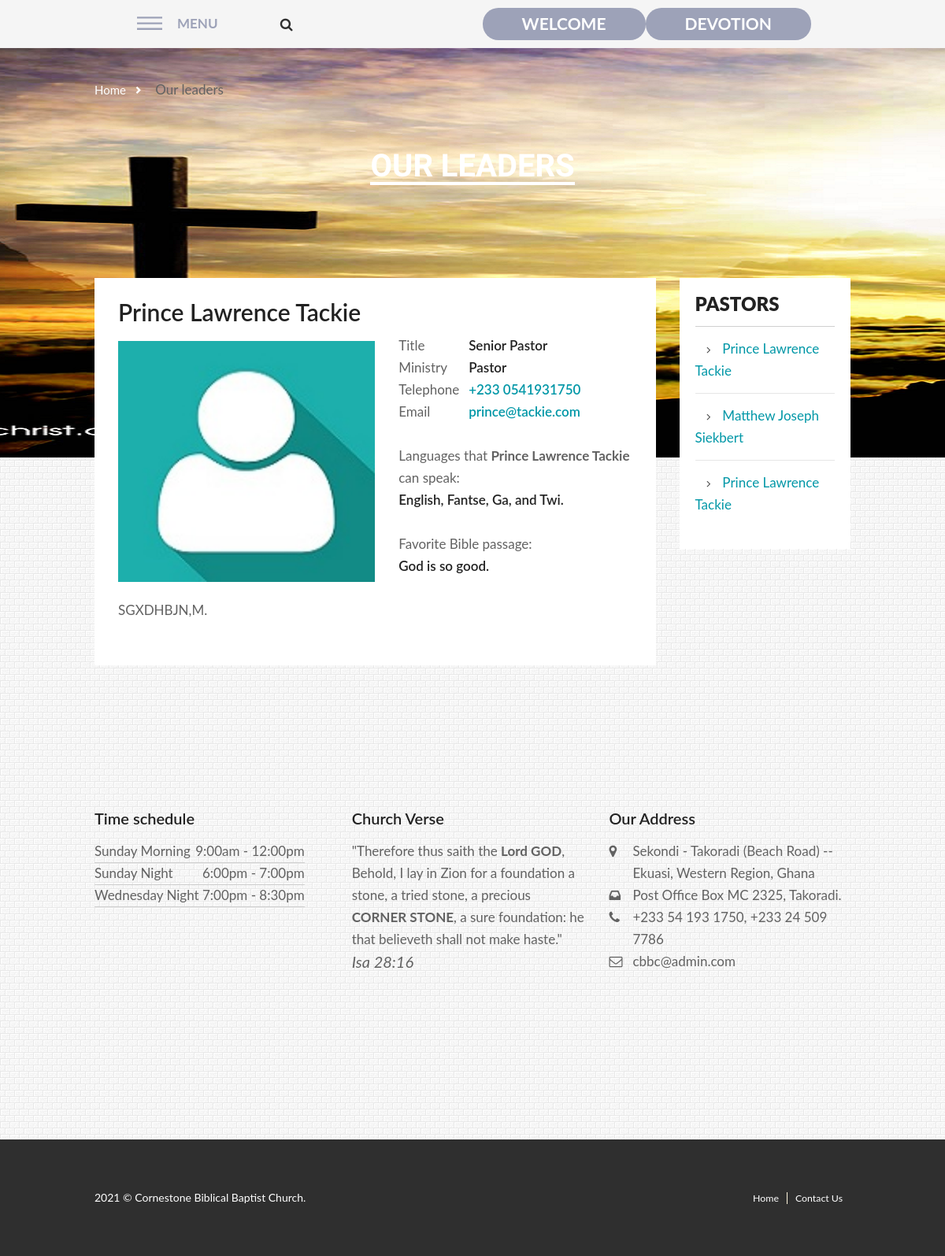
Screenshot of /3/ with the database file from the repository.
### home/models.py (models this page shows, shortened)
class Pastor(models.Model):
    date_posted = models.DateTimeField(auto_now_add=True)
    name = models.CharField(max_length=100)
    role = models.CharField(max_length=100)
    ministry = models.CharField(max_length=100)
    languages = models.CharField(max_length=100)
    fav_verse = models.CharField(max_length=300)
    background = models.TextField()
    phone = models.CharField(max_length=50)
    email = models.EmailField(max_length=254)
    img_url = models.CharField(max_length=100)

### home/views.py (the view)
# urls.py: url(r'^(?P<pastor_id>[0-9]+)/$', views.pastor, name='pastor')
def pastor(request, pastor_id):
	pastors = get_object_or_404(Pastor, pk=pastor_id)
	pastor = Pastor.objects.order_by('id')[:3]
	context = {
		'pastors' : pastors,
		'pastor' : pastor,
		'title' : 'Our leaders',
	}
	return render(request, 'pastors.html', context)

### home/templates/pastors.html
{% extends "base.html" %}
{% load static %}
{% block body %}<body class="bg-white_brick_wall">{% endblock %}
{% block content %}
<main class="main main--subpage main--default">
        <nav class="breadcrumbs">
          <div class="container">
            <ul>
              <li class="breadcrumbs__item"><a href="{% url 'home' %}" class="breadcrumbs__link">Home</a></li>
              <li class="breadcrumbs__item">{{title}}</li>
            </ul>
          </div>
        </nav>
        <header class="main__head">
          <h1 class="main__title">{{title}}</h1>
        </header>
        <div class="container">
          <div class="main__wrap">
         <div class="main__content">
              <div class="widget js-widget widget--card">
                <div class="widget__header">
                  <h2 class="widget__title js-widget-title">{{pastors.name | safe }}</h2>
                </div>
                <div class="widget__content">
                  <section class="member member--details">
                    <div class="member__row">
                      <figure class="member__photo"><img src="/static/media-demo/{{pastors.img_url}}.jpg" alt="" class="member__img"></figure>
                      <div class="member__info">
                        <dl class="dl-table">
                          <dt>Title</dt>
                          <dd>{{pastors.role}}</dd>
                          <dt>Ministry</dt>
                          <dd>{{pastors.ministry}}</dd>
                          <dt>Telephone</dt>
                          <dd><a>+233 {{pastors.phone | safe}}</a></dd>
                          <dt>Email</dt>
                          <dd><a>{{pastors.email | safe}}</a></dd>
                        </dl>
                        <dl class="dl-list">
                          <dt>Languages that <b>{{pastors.name | safe }}</b> can speak:</dt>
                          <dd>{{pastors.languages}}.</dd>
                          <dt>Favorite Bible passage:</dt>
                          <dd>{{pastors.fav_verse}}.</dd>
                        </dl>
                      </div>
                    </div>
                    <div class="member__descr">
                      {{pastors.background | safe }}
                    </div>
                  </section>
                </div>
              </div>
            </div>
             <aside class="sidebar">
              <div class="widget js-widget widget--sidebar">
                <div class="widget__header">
                  <h3 class="widget__title js-widget-title">Pastors</h3>
                </div>
                <div class="widget__content">
                  <ul class="list">
                  {% for item in pastor %}
                    <li class="list__item"><a href="{% url 'pastor' item.id %}" class="list__link">{{ item.name }}</a></li>
                  {% endfor %}
                  </ul>
                </div>
              </div>
            </aside>
          </div>
        </div>
      </main>
    {% endblock %}

### static/css/custom.css (style rules this page uses)
* { box-sizing:border-box; }
body { font-family:'Lato'; }
.container { max-width:960px; margin:0 auto; padding:2em 0 2em 0; }

### rows the page displays
Pastor: name "Prince Lawrence Tackie", img_url (placeholder picture), role "Senior Pastor", ministry "Pastor", phone "0541931750", email "prince@tackie.com", languages "English, Fantse, Ga, and Twi", fav_verse "God is so good", background "SGXDHBJN,M."
Pastor: name "Prince Lawrence Tackie"
Pastor: name "Matthew Joseph Siekbert"

### other values shown
{{ title }} "Our leaders"
{{ title }} "OUR LEADERS"
